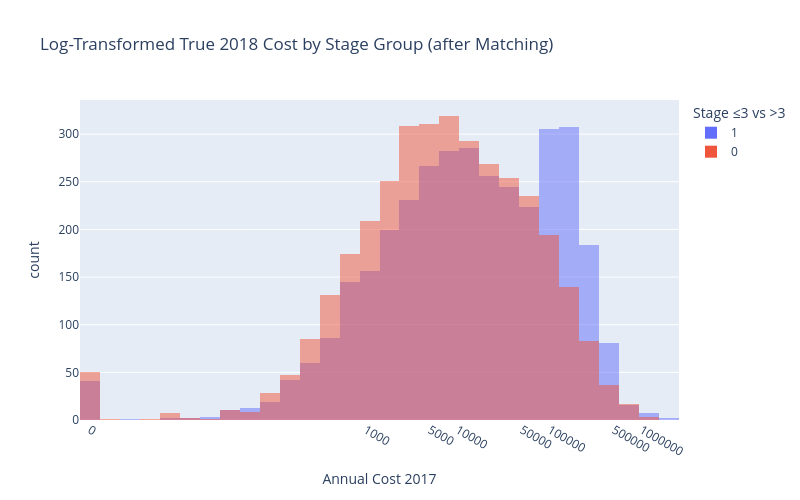
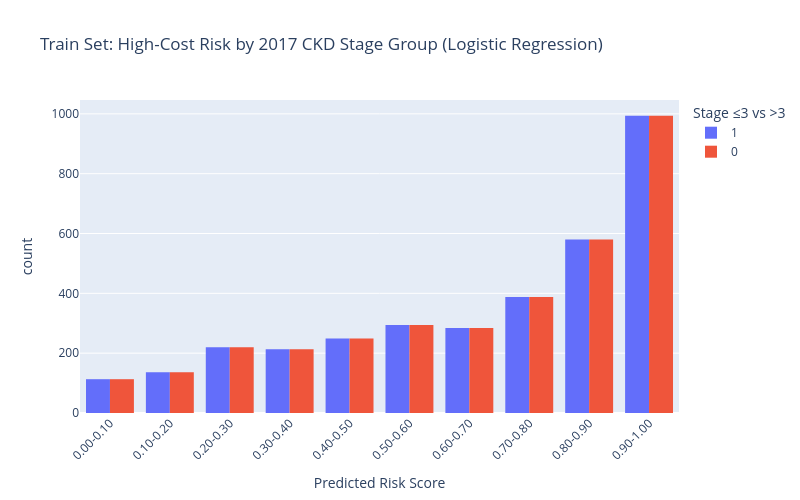

Source (notebook cell) for these figures, in order:
### Code cell
import numpy as np
import plotly.express as px
df_binned = pd.read_csv("matched_train_df.csv")
bins = sorted(df_binned['risk_bin'].unique(), key=lambda x: float(x.split('-')[0]))   # already ordered
df_binned["true_class"] = (df_binned["stage_2017"] > 3).astype(int)
# For actual costs
df_binned["log_annual_cost17"] = np.log1p(df_binned["annual_cost17"])

fig = px.histogram(
    df_binned,
    x="log_annual_cost17",
    color="true_class",
    labels={
        "log_annual_cost17": "Log(1 + Actual Annual Cost 2017)",
        "true_class": "Stage ≤3 vs >3"
    },
    title="Log-Transformed True 2018 Cost by Stage Group (after Matching)",
    nbins=50,
    barmode="overlay",
    height=500, width=800
)
tick_vals = np.log1p([0, 1000, 5000, 10000, 50000,100000,500000,1000000])
tick_labels = [str(x) for x in [0, 1000, 5000, 10000, 50000,100000,500000,1000000]]

fig.update_xaxes(
    tickvals=tick_vals,
    ticktext=tick_labels,
    title_text="Annual Cost 2017"
)
fig.show()

fig = px.histogram(
    df_binned,
    x="risk_bin",
    color="true_class",
    labels={
        "risk_bin": f"Predicted Risk Score",
        "true_class": "Stage ≤3 vs >3"
    },
    title="Train Set: High-Cost Risk by 2017 CKD Stage Group (Logistic Regression)",
    barmode="group",
    height=500, width=800
)
fig.update_xaxes(
    categoryorder="array",
    categoryarray=bins,      # <- enforce ascending order
    tickangle=-45
)
fig.show()

### Figure 1 — Plotly figure (JSON) as saved in the notebook; plotly's stock layout.template omitted (floating-point values rounded to 4 significant figures; data arrays with more than 128 entries replaced by an {"elided": "..."} marker saying what was removed)
{"data": [{"bingroup": "x", "hovertemplate": "Stage ≤3 vs >3=1<br>Log(1 + Actual Annual Cost 2017)=%{x}<br>count=%{y}<extra></extra>", "legendgroup": "1", "marker": {"color": "#636efa", "opacity": 0.5, "pattern": {"shape": ""}}, "name": "1", "nbinsx": 50, "orientation": "v", "showlegend": true, "type": "histogram", "x": {"elided": "3471 float values"}, "xaxis": "x", "yaxis": "y"}, {"bingroup": "x", "hovertemplate": "Stage ≤3 vs >3=0<br>Log(1 + Actual Annual Cost 2017)=%{x}<br>count=%{y}<extra></extra>", "legendgroup": "0", "marker": {"color": "#EF553B", "opacity": 0.5, "pattern": {"shape": ""}}, "name": "0", "nbinsx": 50, "orientation": "v", "showlegend": true, "type": "histogram", "x": {"elided": "3471 float values"}, "xaxis": "x", "yaxis": "y"}], "layout": {"barmode": "overlay", "height": 500, "legend": {"title": {"text": "Stage ≤3 vs >3"}, "tracegroupgap": 0}, "title": {"text": "Log-Transformed True 2018 Cost by Stage Group (after Matching)"}, "width": 800, "xaxis": {"anchor": "y", "domain": [0, 1], "ticktext": ["0", "1000", "5000", "10000", "50000", "100000", "500000", "1000000"], "tickvals": [0.0, 6.909, 8.517, 9.21, 10.82, 11.51, 13.12, 13.82], "title": {"text": "Annual Cost 2017"}}, "yaxis": {"anchor": "x", "domain": [0, 1], "title": {"text": "count"}}}}

### Figure 2 — Plotly figure (JSON) as saved in the notebook; plotly's stock layout.template omitted (floating-point values rounded to 4 significant figures; data arrays with more than 128 entries replaced by an {"elided": "..."} marker saying what was removed)
{"data": [{"alignmentgroup": "True", "bingroup": "x", "hovertemplate": "Stage ≤3 vs >3=1<br>Predicted Risk Score=%{x}<br>count=%{y}<extra></extra>", "legendgroup": "1", "marker": {"color": "#636efa", "pattern": {"shape": ""}}, "name": "1", "offsetgroup": "1", "orientation": "v", "showlegend": true, "type": "histogram", "x": {"elided": "3471 str values"}, "xaxis": "x", "yaxis": "y"}, {"alignmentgroup": "True", "bingroup": "x", "hovertemplate": "Stage ≤3 vs >3=0<br>Predicted Risk Score=%{x}<br>count=%{y}<extra></extra>", "legendgroup": "0", "marker": {"color": "#EF553B", "pattern": {"shape": ""}}, "name": "0", "offsetgroup": "0", "orientation": "v", "showlegend": true, "type": "histogram", "x": {"elided": "3471 str values"}, "xaxis": "x", "yaxis": "y"}], "layout": {"barmode": "group", "height": 500, "legend": {"title": {"text": "Stage ≤3 vs >3"}, "tracegroupgap": 0}, "title": {"text": "Train Set: High-Cost Risk by 2017 CKD Stage Group (Logistic Regression)"}, "width": 800, "xaxis": {"anchor": "y", "categoryarray": ["0.00-0.10", "0.10-0.20", "0.20-0.30", "0.30-0.40", "0.40-0.50", "0.50-0.60", "0.60-0.70", "0.70-0.80", "0.80-0.90", "0.90-1.00"], "categoryorder": "array", "domain": [0, 1], "tickangle": -45, "title": {"text": "Predicted Risk Score"}}, "yaxis": {"anchor": "x", "domain": [0, 1], "title": {"text": "count"}}}}
